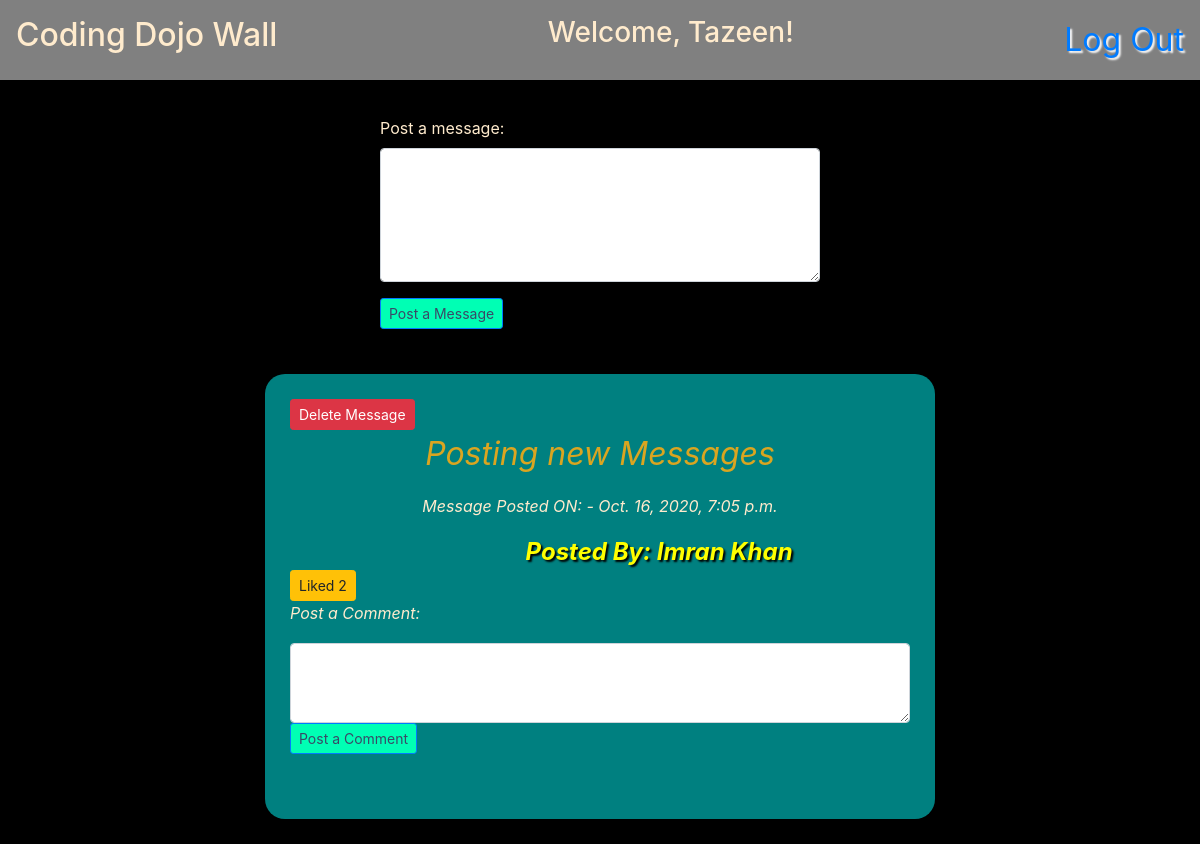
Screenshot of /wall (signed in) with the database file from the repository.
### The_Wall_Posts_App/models.py (models this page shows)
class User(models.Model):
    first_name = models.CharField(max_length=45)
    last_name = models.CharField(max_length=45)
    email = models.EmailField(unique=True)
    password = models.CharField(max_length=255)
    created_at = models.DateTimeField(auto_now_add=True)
    updated_at = models.DateTimeField(auto_now=True)
    objects = UserManager()

class Message(models.Model):
    message = models.CharField(max_length=255)
    user = models.ForeignKey(User, related_name="user_has_messages",on_delete=models.CASCADE)
    user_likes = models.ManyToManyField(User, related_name='liked_posts')
    created_at = models.DateTimeField(auto_now_add=True)
    updated_at = models.DateTimeField(auto_now=True)

### The_Wall_Posts_App/views.py (the view)
# urls.py: path('wall', views.wall),
def wall(request):
    if 'user_id' not in request.session:
        return redirect('/')
    user = User.objects.get(id=request.session['user_id'])
    context = {
        'user': user,
        'all_messages': Message.objects.all().order_by('-created_at'),
    }
    return render(request, 'wall.html', context)

### The_Wall_Posts_App/templates/wall.html (shortened to what this page needs)
<!DOCTYPE html>
<html lang="en">
<head>
    <link href="https://stackpath.bootstrapcdn.com/bootstrap/4.5.0/css/bootstrap.min.css" rel="stylesheet">
    {% load static %}
    <link rel="stylesheet" href="{% static 'style.css' %}">
</head>
   <body>
        <nav>
            <h2>Coding Dojo Wall</h2>
            <h3>Welcome, {{ user.first_name }}!</h3>
            <a href="/logout">Log Out</a>
        </nav>
    <div id="post">
        <form action="/post_message" method="post">
            <div class="form-group">
                <label for="message">Post a message:</label>
                <textarea name="message" id="message" cols="30" rows="5" class="form-control"></textarea>
            </div>
             <div>
                <button type="submit" class="btn btn-sm btn-primary">Post a Message</button>
            </div>
        </form>
    </div>
    <div id='posts'>
        {% for info in all_messages %}
        <div class='one_post'>
            <form action="/delete_Mesg/{{info.id}}" method=POST>
                <input type="submit" class="btn btn-sm btn-danger" value='Delete Message'>
            </form>
            <div id="message">
                <p class='post'>{{info.message}}</p>
            </div>
            <div id="likes">
                <p class='post'>Message Posted ON: - {{info.created_at}}</p>
                <a href="/user_profile/{{info.user.id}}">Posted By: {{info.user.first_name}} {{info.user.last_name}}</a>
                <form action="/like/{{info.id}}" method=POST>
                    <input type="submit" class="btn btn-sm btn-warning" value='Liked {{ info.user_likes.count }}'>
                </form>
            </div>
            <form action="/add_comment/{{info.id}}" method=POST>
                <label for="comment">Post a Comment:</label>
                <textarea name="comment" id="comment" cols="5" rows="2" class="form-control"></textarea>
                <input type="submit" class="btn btn-sm btn-primary" value='Post a Comment'>
            </form>
            <div id="comment">
            </div>
        </div>
        {% endfor %}
    </div>
   </body>
</html>

### The_Wall_Posts_App/static/style.css (style rules this page uses)
body { background-color:black; }
h1,h2,h3,h4,h5,p,label { color: blanchedalmond; }
nav { background-color:gray; display: flex; justify-content: space-between; margin-bottom: 1em; padding: 1em; }
nav > a { font-size: 2rem; text-shadow: 2px 2px 2px white; }
.btn-primary { color: #394a67; background-color: #00ffb4; border-color: #007bff; }
#post { padding: 20px; margin-left: 30%; margin-right: 30%; }
#posts { background-color: black; margin-left: 20%; margin-right: 20%; }
.one_post { background-color: teal; padding: 25px; margin: 25px; min-height: 100px; border-radius: 20px; font-style: italic; }
.one_post a { text-shadow: 2px 2px 2px black; margin-left: 75%; font-size: large; color: yellow; font-weight: bold; }
.post { font-size: auto; text-align: center; }
#comment { padding: 15px; margin-top: 10px; }
#likes a { text-shadow: 2px 2px 2px black; margin-left: 38%; font-size: x-large; color: yellow; font-weight: bold; }
#message p { font-size: xx-large; color: goldenrod; }

### rows the page displays
User: first_name "Tazeen"
Message: message "Posting new Messages", created_at "Oct. 16, 2020, 7:05 p.m.", user.first_name "Imran", user.last_name "Khan", user_likes.count "Liked 2"
